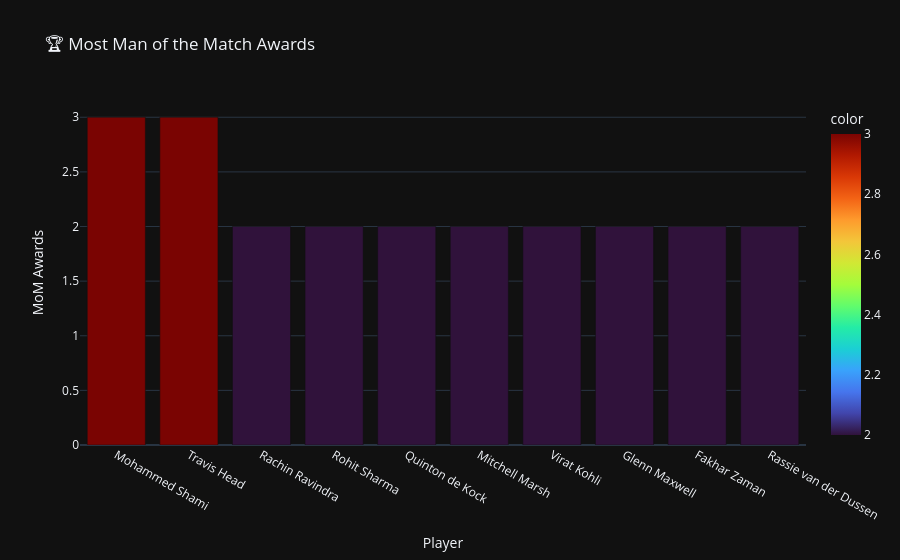

Here is the notebook cell this chart was saved with:
### Code cell
# ── Most MoM awards ──
mom_counts = mom_df['MoM_Player'].value_counts()
print("🏆 Most Man of the Match Awards:\n")
print(mom_counts.head(10).to_string())

fig = px.bar(x=mom_counts.head(10).index, y=mom_counts.head(10).values,
             labels={'x':'Player','y':'MoM Awards'},
             title='🏆 Most Man of the Match Awards',
             color=mom_counts.head(10).values,
             color_continuous_scale='Turbo')
fig.update_layout(template='plotly_dark', showlegend=False)
fig.show()

### Figure 1 — Plotly figure (JSON) as saved in the notebook; plotly's stock layout.template omitted (floating-point values rounded to 4 significant figures)
{"data": [{"hovertemplate": "Player=%{x}<br>MoM Awards=%{y}<br>color=%{marker.color}<extra></extra>", "legendgroup": "", "marker": {"color": [3, 3, 2, 2, 2, 2, 2, 2, 2, 2], "coloraxis": "coloraxis", "pattern": {"shape": ""}}, "name": "", "orientation": "v", "showlegend": false, "textposition": "auto", "type": "bar", "x": ["Mohammed Shami", "Travis Head", "Rachin Ravindra", "Rohit Sharma", "Quinton de Kock", "Mitchell Marsh", "Virat Kohli", "Glenn Maxwell", "Fakhar Zaman", "Rassie van der Dussen"], "xaxis": "x", "y": [3, 3, 2, 2, 2, 2, 2, 2, 2, 2], "yaxis": "y"}], "layout": {"barmode": "relative", "coloraxis": {"colorbar": {"title": {"text": "color"}}, "colorscale": [[0, "#30123b"], [0.07143, "#4145ab"], [0.1429, "#4675ed"], [0.2143, "#39a2fc"], [0.2857, "#1bcfd4"], [0.3571, "#24eca6"], [0.4286, "#61fc6c"], [0.5, "#a4fc3b"], [0.5714, "#d1e834"], [0.6429, "#f3c63a"], [0.7143, "#fe9b2d"], [0.7857, "#f36315"], [0.8571, "#d93806"], [0.9286, "#b11901"], [1, "#7a0402"]]}, "legend": {"tracegroupgap": 0}, "showlegend": false, "title": {"text": "🏆 Most Man of the Match Awards"}, "xaxis": {"anchor": "y", "domain": [0, 1], "title": {"text": "Player"}}, "yaxis": {"anchor": "x", "domain": [0, 1], "title": {"text": "MoM Awards"}}}}
